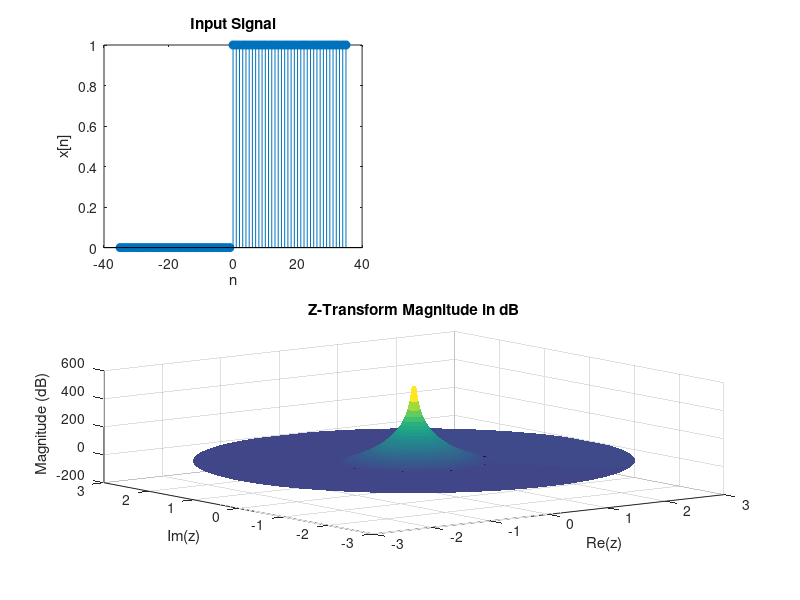

Write MATLAB code to recreate this figure.
clear all; close all; clc;
n = -35:1:35; % Time range for the signal
length_of_sqn = length(n);
x_n = zeros(1, length_of_sqn); % Initialize i.p signal
% Choose and uncomment the desired signal:
% Unit step signal
for ii = 1 : length_of_sqn
 if (n(ii) < 0) 
 x_n(ii) = 0;
 else
 x_n(ii) = 1;
 end
end
% Ramp signal
% for ii = 1 : length_of_sqn
% if (n(ii) < 0) 
% x_n(ii) = 0;
% else
% x_n(ii) = n(ii);
% end end
% Exponential signal
% for ii = 1 : length_of_sqn
% if (n(ii) >= 0) 
% x_n(ii) = 0.5.^n(ii); 
% else
% x_n(ii) = 0; 
% end end
% Double-sided exponential signal
% for ii = 1 : length_of_sqn
% if (n(ii) >= 0) 
% x_n(ii) = 0.5.^n(ii); 
% else
% x_n(ii) = 0.8.^n(ii); 
% end end
% Plotting the input signal
subplot(2,2,1); 
stem(n, x_n, 'filled'); 
title('Input Signal');
xlabel('n');
ylabel('x[n]');
omega = linspace(-pi, pi, 100); 
z = []; 
% Generate Z values
for r = linspace(0, 3, 100)
 z = [z; r .* exp(1j .* omega)];
end
Xtemp = []; 
X = [];
XFinal = []; 
% Compute Z-transform
for c = 1:length(z)
 for b = 1:length(z)
 temp = 0;
 for a = 1:length(n)
 temp = temp + (x_n(a) .* (z(c,b) .^ (-n(a))));
 end
 Xtemp = [Xtemp, temp]; 
 end
 X = [X; Xtemp]; 
 Xtemp = []; 
end
XFinal = X;
% Plot Z-transform result
subplot(2,2,3:4); 
surf(real(z), imag(z), 10*log10(abs(XFinal)), 'linestyle', 'none');
title('Z-Transform Magnitude in dB');
xlabel('Re(z)');
ylabel('Im(z)');
zlabel('Magnitude (dB)');
